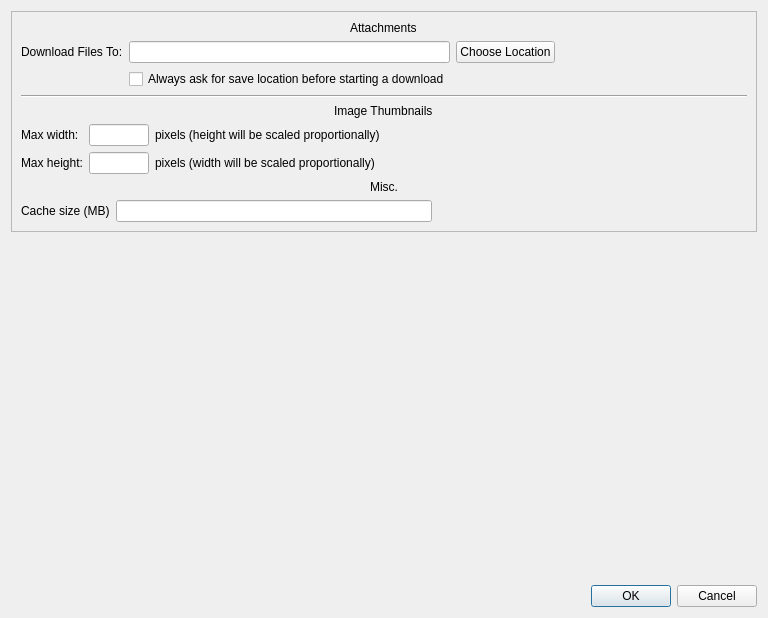
<?xml version="1.0" encoding="UTF-8"?>
<ui version="4.0">
 <class>SettingsWindow</class>
 <widget class="QDialog" name="SettingsWindow">
  <property name="geometry">
   <rect>
    <x>0</x>
    <y>0</y>
    <width>768</width>
    <height>618</height>
   </rect>
  </property>
  <property name="windowTitle">
   <string>Settings - Mattermost</string>
  </property>
  <layout class="QVBoxLayout" name="verticalLayout">
   <item>
    <widget class="QFrame" name="downloads">
     <property name="frameShape">
      <enum>QFrame::StyledPanel</enum>
     </property>
     <property name="frameShadow">
      <enum>QFrame::Raised</enum>
     </property>
     <layout class="QVBoxLayout" name="verticalLayout_2">
      <item alignment="Qt::AlignHCenter">
       <widget class="QLabel" name="downloadsTitle">
        <property name="text">
         <string>Attachments</string>
        </property>
       </widget>
      </item>
      <item>
       <layout class="QGridLayout" name="gridLayout">
        <item row="0" column="0">
         <widget class="QLabel" name="downloadLocationLabel">
          <property name="sizePolicy">
           <sizepolicy hsizetype="Minimum" vsizetype="Preferred">
            <horstretch>0</horstretch>
            <verstretch>0</verstretch>
           </sizepolicy>
          </property>
          <property name="maximumSize">
           <size>
            <width>500</width>
            <height>16777215</height>
           </size>
          </property>
          <property name="text">
           <string>Download Files To:</string>
          </property>
         </widget>
        </item>
        <item row="0" column="3">
         <widget class="QPushButton" name="downloadLocationButton">
          <property name="text">
           <string>Choose Location</string>
          </property>
         </widget>
        </item>
        <item row="0" column="2">
         <widget class="QLineEdit" name="downloadLocationValue">
          <property name="maximumSize">
           <size>
            <width>400</width>
            <height>16777215</height>
           </size>
          </property>
         </widget>
        </item>
        <item row="3" column="2">
         <widget class="QCheckBox" name="askLocationCheckBox">
          <property name="text">
           <string>Always ask for save location before starting a download</string>
          </property>
         </widget>
        </item>
        <item row="0" column="4">
         <spacer name="horizontalSpacer_3">
          <property name="orientation">
           <enum>Qt::Horizontal</enum>
          </property>
          <property name="sizeHint" stdset="0">
           <size>
            <width>40</width>
            <height>20</height>
           </size>
          </property>
         </spacer>
        </item>
       </layout>
      </item>
      <item>
       <widget class="Line" name="line">
        <property name="orientation">
         <enum>Qt::Horizontal</enum>
        </property>
       </widget>
      </item>
      <item alignment="Qt::AlignHCenter">
       <widget class="QLabel" name="imageThumbnailsTitle">
        <property name="text">
         <string>Image Thumbnails</string>
        </property>
       </widget>
      </item>
      <item>
       <layout class="QGridLayout" name="gridLayout_2">
        <item row="0" column="2">
         <widget class="QLabel" name="label">
          <property name="text">
           <string>pixels (height will be scaled proportionally)</string>
          </property>
         </widget>
        </item>
        <item row="1" column="2">
         <widget class="QLabel" name="label_2">
          <property name="text">
           <string>pixels (width will be scaled proportionally)</string>
          </property>
         </widget>
        </item>
        <item row="0" column="1">
         <widget class="QLineEdit" name="imageMaxWidthValue">
          <property name="maximumSize">
           <size>
            <width>60</width>
            <height>16777215</height>
           </size>
          </property>
         </widget>
        </item>
        <item row="1" column="1">
         <widget class="QLineEdit" name="imageMaxHeightValue">
          <property name="maximumSize">
           <size>
            <width>60</width>
            <height>16777215</height>
           </size>
          </property>
         </widget>
        </item>
        <item row="1" column="0">
         <widget class="QLabel" name="imageMaxHeightLabel">
          <property name="text">
           <string>Max height:</string>
          </property>
         </widget>
        </item>
        <item row="0" column="0">
         <widget class="QLabel" name="imageMaxWidthLabel">
          <property name="text">
           <string>Max width:</string>
          </property>
         </widget>
        </item>
        <item row="1" column="3">
         <spacer name="horizontalSpacer">
          <property name="orientation">
           <enum>Qt::Horizontal</enum>
          </property>
          <property name="sizeHint" stdset="0">
           <size>
            <width>40</width>
            <height>20</height>
           </size>
          </property>
         </spacer>
        </item>
        <item row="0" column="3">
         <spacer name="horizontalSpacer_2">
          <property name="orientation">
           <enum>Qt::Horizontal</enum>
          </property>
          <property name="sizeHint" stdset="0">
           <size>
            <width>40</width>
            <height>20</height>
           </size>
          </property>
         </spacer>
        </item>
       </layout>
      </item>
      <item>
       <widget class="QLabel" name="label_3">
        <property name="text">
         <string>Misc.</string>
        </property>
        <property name="alignment">
         <set>Qt::AlignCenter</set>
        </property>
       </widget>
      </item>
      <item>
       <layout class="QHBoxLayout" name="horizontalLayout">
        <item>
         <widget class="QLabel" name="label_4">
          <property name="text">
           <string>Cache size (MB)</string>
          </property>
         </widget>
        </item>
        <item>
         <widget class="QLineEdit" name="cacheSizeMBValue">
          <property name="clearButtonEnabled">
           <bool>false</bool>
          </property>
         </widget>
        </item>
        <item>
         <spacer name="horizontalSpacer_4">
          <property name="orientation">
           <enum>Qt::Horizontal</enum>
          </property>
          <property name="sizeHint" stdset="0">
           <size>
            <width>40</width>
            <height>20</height>
           </size>
          </property>
         </spacer>
        </item>
       </layout>
      </item>
     </layout>
    </widget>
   </item>
   <item>
    <spacer name="verticalSpacer">
     <property name="orientation">
      <enum>Qt::Vertical</enum>
     </property>
     <property name="sizeHint" stdset="0">
      <size>
       <width>20</width>
       <height>500</height>
      </size>
     </property>
    </spacer>
   </item>
   <item>
    <widget class="QDialogButtonBox" name="buttonBox">
     <property name="orientation">
      <enum>Qt::Horizontal</enum>
     </property>
     <property name="standardButtons">
      <set>QDialogButtonBox::Cancel|QDialogButtonBox::Ok</set>
     </property>
    </widget>
   </item>
  </layout>
 </widget>
 <resources/>
 <connections>
  <connection>
   <sender>buttonBox</sender>
   <signal>accepted()</signal>
   <receiver>SettingsWindow</receiver>
   <slot>accept()</slot>
   <hints>
    <hint type="sourcelabel">
     <x>248</x>
     <y>254</y>
    </hint>
    <hint type="destinationlabel">
     <x>157</x>
     <y>274</y>
    </hint>
   </hints>
  </connection>
  <connection>
   <sender>buttonBox</sender>
   <signal>rejected()</signal>
   <receiver>SettingsWindow</receiver>
   <slot>reject()</slot>
   <hints>
    <hint type="sourcelabel">
     <x>316</x>
     <y>260</y>
    </hint>
    <hint type="destinationlabel">
     <x>286</x>
     <y>274</y>
    </hint>
   </hints>
  </connection>
 </connections>
</ui>
